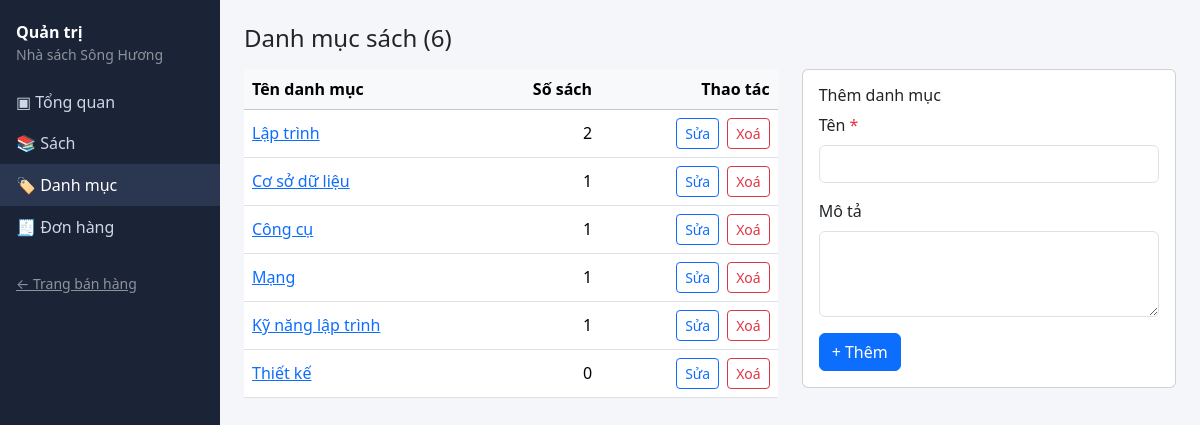
The page /admin/categories on the database its author committed.
### models.py (models this page shows, shortened)
class Category(db.Model):
    __tablename__ = "categories"
    id = db.Column(db.Integer, primary_key=True)
    name = db.Column(db.String(100), nullable=False, unique=True)
    description = db.Column(db.Text)
    books = db.relationship("Book", back_populates="category")

### admin.py (the view, shortened to what this page needs)
@bp.route("/categories", methods=["GET", "POST"])
@bp.route("/categories/<int:category_id>/edit", methods=["GET", "POST"])
def categories(category_id=None):
    editing = db.get_or_404(Category, category_id) if category_id else None
    form = CategoryForm(obj=editing, category_id=category_id)
    rows = db.session.execute(
        select(Category, func.count(Book.id))
        .outerjoin(Book, Book.category_id == Category.id)
        .group_by(Category.id)
        .order_by(Category.id)
    ).all()
    return render_template("admin/categories.html", rows=rows, form=form, editing=editing)

### forms.py (shortened to what this page needs)
class CategoryForm(FlaskForm):
    name = StringField(
        "Tên",
        filters=[strip],
        validators=[DataRequired("Vui lòng nhập tên danh mục."), Length(max=100)],
    )
    description = TextAreaField("Mô tả", filters=[strip], validators=[Optional()])
    def __init__(self, *args, category_id=None, **kwargs):
        super().__init__(*args, **kwargs)
        self.category_id = category_id

### forms.py (called while the page is built)
def strip(value):
    return value.strip() if isinstance(value, str) else value

### utils.py (called while the page is built)
def get_cart():
    cart = session.get("cart")
    return dict(cart) if isinstance(cart, dict) else {}

def cart_count():
    return sum(int(q) for q in get_cart().values())

### templates/admin/categories.html (shortened to what this page needs)
{% extends "admin/layout.html" %}
{% from "_macros.html" import field %}
{% block content %}
<h1 class="h4 mb-3">Danh mục sách ({{ rows|length }})</h1>
<div class="row g-4">
  <div class="col-lg-7">
    <table class="table bg-white align-middle">
      <thead class="table-light"><tr><th>Tên danh mục</th><th class="text-end">Số sách</th><th class="text-end">Thao tác</th></tr></thead>
      <tbody>
        {% for c, n in rows %}
        <tr>
          <td><a href="{{ url_for('admin.books', category=c.id) }}">{{ c.name }}</a></td>
          <td class="text-end">{{ n }}</td>
          <td class="text-end">
            <div class="d-inline-flex gap-2">
              <a class="btn btn-outline-primary btn-sm" href="{{ url_for('admin.categories', category_id=c.id) }}">Sửa</a>
              <form method="post" action="{{ url_for('admin.category_delete', category_id=c.id) }}"
                    onsubmit="return confirm('Xoá danh mục “{{ c.name|replace("'", "") }}”?');">
                <button class="btn btn-outline-danger btn-sm">Xoá</button>
              </form>
            </div>
          </td>
        </tr>
        {% else %}
        <tr><td colspan="3" class="text-center text-muted">Chưa có danh mục.</td></tr>
        {% endfor %}
      </tbody>
    </table>
  </div>
  <div class="col-lg-5">
    <form method="post" novalidate class="card card-body"
          action="{{ url_for('admin.categories', category_id=editing.id) if editing else url_for('admin.categories') }}">
      <h2 class="h6">{{ 'Sửa danh mục' if editing else 'Thêm danh mục' }}</h2>
      {{ field(form.name) }}
      {{ field(form.description, rows=3) }}
      <div class="d-flex gap-2">
        <button class="btn btn-primary">{{ 'Lưu' if editing else '+ Thêm' }}</button>
      </div>
    </form>
  </div>
</div>
{% endblock %}

### static/css/style.css (style rules this page uses)
:root { --navy: #0b3a75; --orange: #f26a0f; --ink-dark: #1b2437; }
body { background: #f4f6fa; }

### rows shown on the page
Category: name "Lập trình", n "2"
Category: name "Cơ sở dữ liệu", n "1"
Category: name "Công cụ", n "1"
Category: name "Mạng", n "1"
Category: name "Kỹ năng lập trình", n "1"
Category: name "Thiết kế", n "0"

### other values the page prints
{{ rows|length }} "6"
{{ 'Sửa danh mục' if editing else 'Thêm danh mục' }} "Thêm danh mục"
{{ f.label.text }} "Tên Mô tả"
{{ 'Lưu' if editing else '+ Thêm' }} "+ Thêm"
